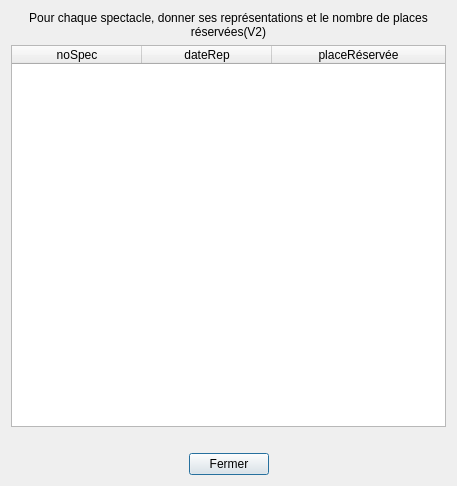
<?xml version="1.0" encoding="UTF-8"?>
<ui version="4.0">
 <class>fct_comp_7</class>
 <widget class="QDialog" name="fct_comp_7">
  <property name="geometry">
   <rect>
    <x>0</x>
    <y>0</y>
    <width>457</width>
    <height>486</height>
   </rect>
  </property>
  <property name="windowTitle">
   <string>Affichier les représentations de  sepectacles</string>
  </property>
  <layout class="QVBoxLayout" name="verticalLayout">
   <item>
    <widget class="QLabel" name="label">
     <property name="text">
      <string>Pour chaque spectacle, donner ses représentations et le nombre de places réservées(V2)</string>
     </property>
     <property name="alignment">
      <set>Qt::AlignCenter</set>
     </property>
     <property name="wordWrap">
      <bool>true</bool>
     </property>
    </widget>
   </item>
   <item>
    <widget class="QTableWidget" name="table_fct_comp_7">
     <attribute name="horizontalHeaderDefaultSectionSize">
      <number>130</number>
     </attribute>
     <attribute name="horizontalHeaderHighlightSections">
      <bool>true</bool>
     </attribute>
     <attribute name="horizontalHeaderMinimumSectionSize">
      <number>40</number>
     </attribute>
     <attribute name="horizontalHeaderStretchLastSection">
      <bool>true</bool>
     </attribute>
     <column>
      <property name="text">
       <string>noSpec</string>
      </property>
     </column>
     <column>
      <property name="text">
       <string>dateRep</string>
      </property>
     </column>
     <column>
      <property name="text">
       <string>placeRéservée</string>
      </property>
     </column>
    </widget>
   </item>
   <item>
    <widget class="QLabel" name="label_fct_comp_7">
     <property name="text">
      <string/>
     </property>
     <property name="alignment">
      <set>Qt::AlignCenter</set>
     </property>
    </widget>
   </item>
   <item>
    <layout class="QHBoxLayout" name="horizontalLayout">
     <item>
      <spacer name="horizontalSpacer">
       <property name="orientation">
        <enum>Qt::Horizontal</enum>
       </property>
       <property name="sizeHint" stdset="0">
        <size>
         <width>40</width>
         <height>20</height>
        </size>
       </property>
      </spacer>
     </item>
     <item>
      <widget class="QPushButton" name="pushButton">
       <property name="text">
        <string>Fermer</string>
       </property>
      </widget>
     </item>
     <item>
      <spacer name="horizontalSpacer_2">
       <property name="orientation">
        <enum>Qt::Horizontal</enum>
       </property>
       <property name="sizeHint" stdset="0">
        <size>
         <width>40</width>
         <height>20</height>
        </size>
       </property>
      </spacer>
     </item>
    </layout>
   </item>
  </layout>
 </widget>
 <resources/>
 <connections>
  <connection>
   <sender>pushButton</sender>
   <signal>clicked()</signal>
   <receiver>fct_comp_7</receiver>
   <slot>close()</slot>
   <hints>
    <hint type="sourcelabel">
     <x>216</x>
     <y>468</y>
    </hint>
    <hint type="destinationlabel">
     <x>386</x>
     <y>459</y>
    </hint>
   </hints>
  </connection>
 </connections>
</ui>
